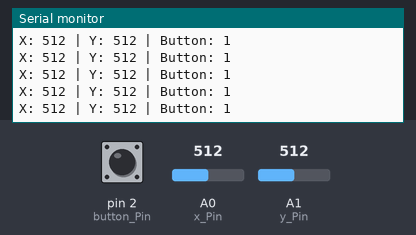
A sketch run on a simulated Arduino Uno, built with avr-gcc and run on an emulated ATmega328P. Shown: the last lines printed to the serial monitor. The inputs (shaded band) are chosen by the test bench; at power-on: A0 (x_Pin) = 512, A1 (y_Pin) = 512, pin 2 (button_Pin) HIGH.

Above: at 1.2 s.
1.3 s: A0 (x_Pin) set to 716
At 1.32 s:
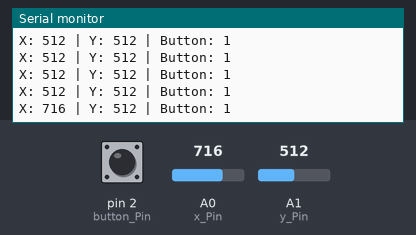
2.8 s: A1 (y_Pin) set to 716
At 2.83 s:
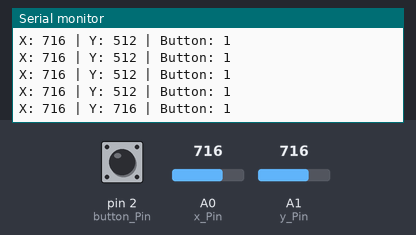
4.3 s: A0 (x_Pin) set to 1023
At 4.34 s:
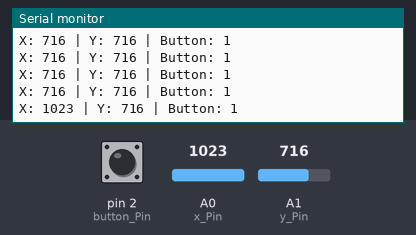
7.3 s: A0 (x_Pin) set to 0
At 7.36 s:
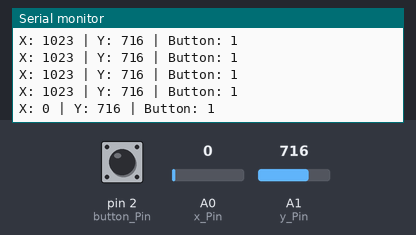
10.3 s: pin 2 (button_Pin) pulled LOW for 0.15 s
At 10.38 s:
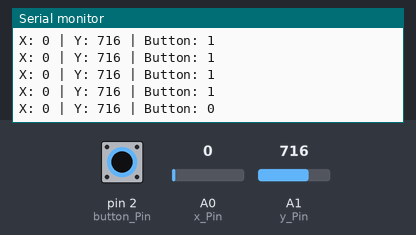
11.9 s: A1 (y_Pin) set to 900
At 11.99 s:
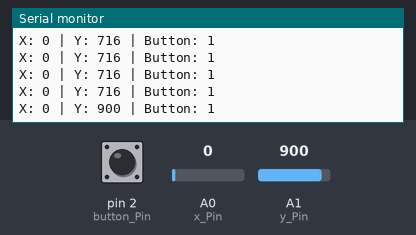
Timing chart, 0 to 14.4 s (numbered marks = the images above; inputs shaded):
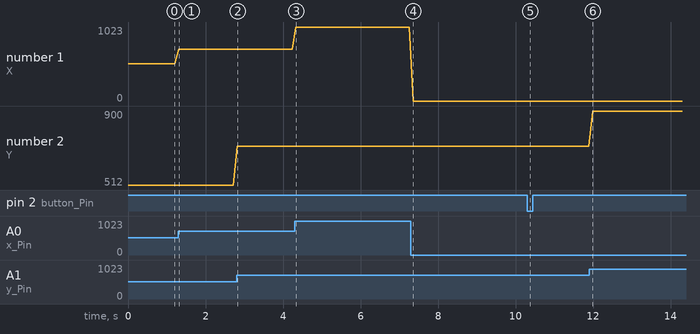

Measured:
- after the input at 1.3 s, the serial monitor: prints a new line at once (image 1)
- after the input at 2.8 s, the serial monitor: prints a new line at once (image 2)
- after the input at 4.3 s, the serial monitor: prints a new line at once (image 3)
- after the input at 7.3 s, the serial monitor: prints a new line after 0.06 s (image 4)
- after the input at 10.3 s, the serial monitor: prints a new line after 0.08 s (image 5)
- after the input at 11.9 s, the serial monitor: prints a new line after 0.09 s (image 6)
- plotted number 1: 512 → 716 after the input at 1.3 s, 716 → 1023 after the input at 4.3 s, 1023 → 0 after the input at 7.3 s
- plotted number 2: 716 → 900 after the input at 11.9 s

The sketch:

Pembacaan_JoyStick.ino
```cpp
int button_Pin = 2;
int x_Pin = A0; //Nama alias pin A1 yaitu xPin
int y_Pin = A1; //Nama aliasa pin A0 yaitu yPin

//nilai default
int x_Position = 0;
int y_Position = 0;
int buttonState = 0;

void setup() {
//inisialisasi komunikasi serial pada 9600bps
Serial.begin(9600);
//deklarasi xPin dan yPin sebagai input
pinMode(x_Pin, INPUT);pinMode(y_Pin, INPUT);
//deklarasi buttonPin sebagai input dengan kondisi pull-up
pinMode(button_Pin, INPUT_PULLUP);
}

void loop() {
//Pembacaan kondisi
x_Position = analogRead(x_Pin);y_Position = analogRead(y_Pin);
buttonState = digitalRead(button_Pin);

//menampilkan hasil pada serial monitor
Serial.print("X: ");Serial.print(x_Position);
Serial.print(" | Y: ");Serial.print(y_Position);
Serial.print(" | Button: ");Serial.println(buttonState);

delay(100); //waktu tunda sebesar 100ms
}
```
